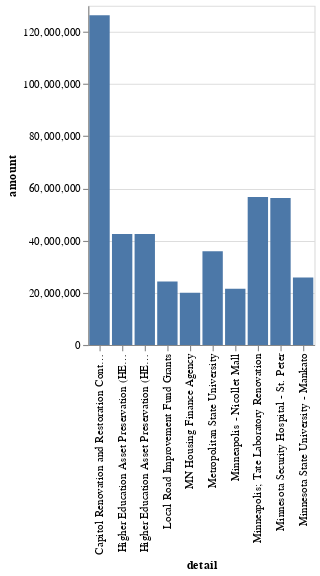

Notebook code for this chart:
### Markdown cell above
# The basic steps to create an Altair chart:
1) create a `Chart` object with a clean DataFrame `alt.chart(df)`

2) choose the appropriate marking `.mark_<markType>()`

3) `encode` the x and y values `.encode(x="", y="")`

### Code cell
alt.Chart(budgetTop10).mark_bar().encode(x="detail",
                                        y="amount")

### Figure 1 — Vega-Lite specification as saved in the notebook (floating-point values rounded to 4 significant figures)
{"config": {"view": {"continuousWidth": 400, "continuousHeight": 300}}, "data": {"name": "data-91719760953d89b39d4d79f0cc1ae021"}, "mark": "bar", "encoding": {"x": {"type": "nominal", "field": "detail"}, "y": {"type": "quantitative", "field": "amount"}}, "$schema": "https://vega.github.io/schema/vega-lite/v4.8.1.json", "datasets": {"data-91719760953d89b39d4d79f0cc1ae021": [{"category": "ADMINISTRATION", "detail": "Capitol Renovation and Restoration Continued", "amount": 126300000}, {"category": "UNIVERSITY OF MINNESOTA", "detail": "Minneapolis; Tate Laboratory Renovation", "amount": 56700000}, {"category": "HUMAN SERVICES", "detail": "Minnesota Security Hospital - St. Peter", "amount": 56317000}, {"category": "UNIVERSITY OF MINNESOTA", "detail": "Higher Education Asset Preservation (HEAPR) 1", "amount": 42500000}, {"category": "MINNESOTA STATE COLLEGES AND UNIVERSITIES", "detail": "Higher Education Asset Preservation (HEAPR) 2", "amount": 42500000}, {"category": "MINNESOTA STATE COLLEGES AND UNIVERSITIES", "detail": "Metropolitan State University", "amount": 35865000}, {"category": "MINNESOTA STATE COLLEGES AND UNIVERSITIES", "detail": "Minnesota State University - Mankato", "amount": 25818000}, {"category": "TRANSPORTATION", "detail": "Local Road Improvement Fund Grants", "amount": 24356000}, {"category": "EMPLOYMENT AND ECONOMIC DEVELOPMENT", "detail": "Minneapolis - Nicollet Mall", "amount": 21500000}, {"category": "MINNESOTA HOUSING FINANCE AGENCY", "detail": "MN Housing Finance Agency", "amount": 20000000}]}}
